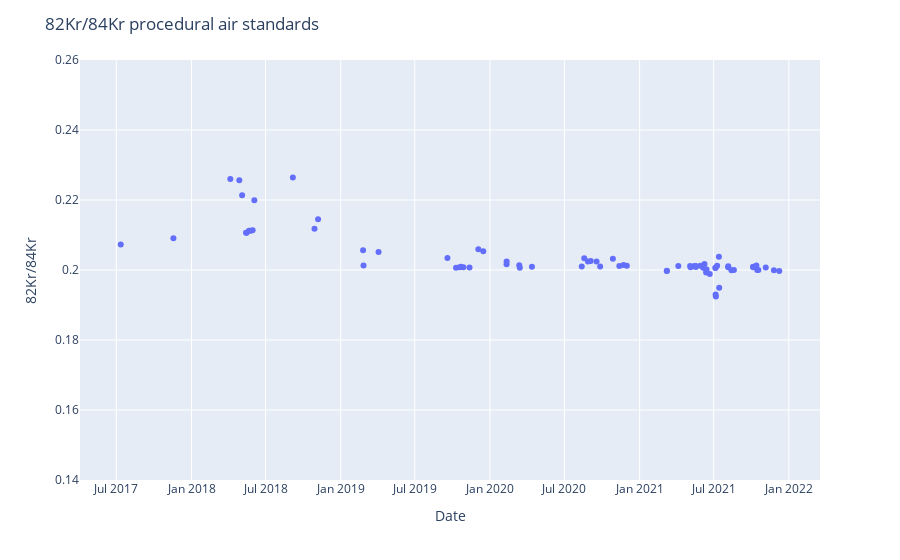

Notebook code for this chart:
### Code cell
#initial plot
fig5 = px.scatter(df, x=df['Date'], y=df[ratio1], log_y=False)
fig5.update_layout(
    title="82Kr/84Kr procedural air standards",
    xaxis_title="Date",
    yaxis_title=ratio1)
fig5.update_layout(yaxis={ 'rangemode': 'tozero'})

fig5.update_yaxes(range=[0.14, 0.26]) 
fig5.update_xaxes

fig5.show()
